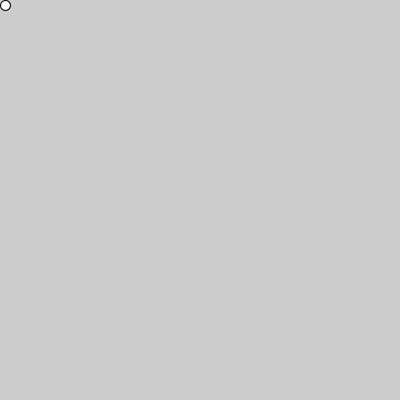
Frame 1 (no input)
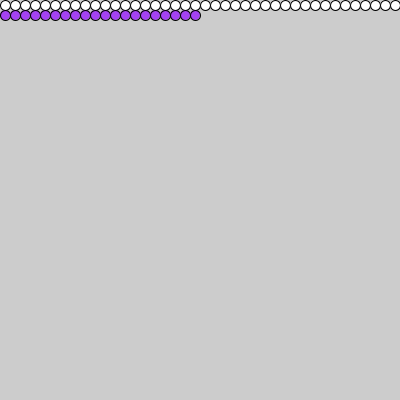
Frame 60 (the mouse pressed at the canvas centre just before this capture)
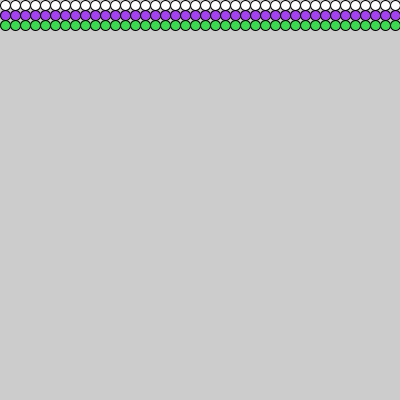
Frame 120 (the mouse held since frame 60 and released just before this capture)

The Processing sketch that drew these frames (run headless with seeded random() and noise(); from frame 60 on, the mouse is pressed at the canvas centre):

// Processing sketch: Task_5_og_6
// ── Task_5_og_6.pde
/*
The code in this sketch will not compile, as it referes to varables which have not yet been declared 
Please complete task 5 to get this to compile.
*/
float circleSize;
int numberOfCircles;
float x, y;
int counter = 0;
int rowCounter = 0;
int red, green, blue;
void setup(){
   size(400,400);
  
   numberOfCircles = 40;
   circleSize = width/numberOfCircles;
   ellipseMode(CORNER);
  
  red = 255;
  green = 255;
  blue = 255;
}
void draw(){
  x = circleSize*counter;
  y = circleSize*rowCounter;
 
  
  fill(red,green,blue);
  ellipse(x,y,circleSize,circleSize);
  
  // Explaining conditional assignments. 
  // First part before the ?-mark, is a conditional. 
  // If this is true, the value after the ?-mark will be assigned. 
  // If not, the last value will.
  //counter =  frameCount % numberOfCircles == 0 ? 0 : counter+1;
  //rowCounter =  counter==0 ? rowCounter+1:rowCounter;
  if(frameCount % numberOfCircles == 0){
    counter = 0;
  }else{
    counter += 1;
  }
  if(counter == 0){
    rowCounter += 1;
  }
  println("x-position: " + x,"y-position: " + y);

  
  /*if(counter == 0){
    red = int(random(255));
    blue = int(random(255));
    green = int(random(255));
  }
  */
  frameRate(120);
  
  
  // Explaining the modulus operator
  // Modulus is what is left when you divide one int with another int.
  // 1 % 3 = 1 (3 people can't share 1 apple without cutting it, so 1 apple is left)
  // 2 % 3 = 2
  // 3 % 3 = 0
 
  //Add the code for 6.c here
  red = counter==0 ? (int)random(255):red;
  green = counter==0 ? (int)random(255):green;
  blue = counter==0 ? (int)random(255):blue;
}
